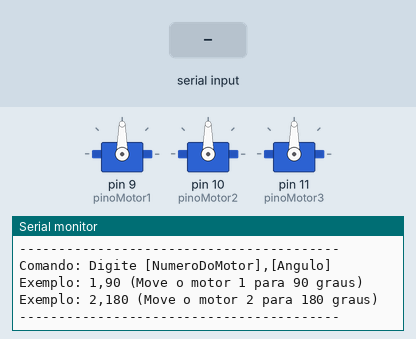
A sketch run on a simulated Arduino Mega 2560, built with avr-gcc and run on an emulated ATmega2560. On the bench: 3 × servo, the last lines printed to the serial monitor. The inputs (shaded band) are chosen by the test bench.

Above: at 1.4 s.
1.5 s: "90,45\n" received over Serial
At 2.1 s:
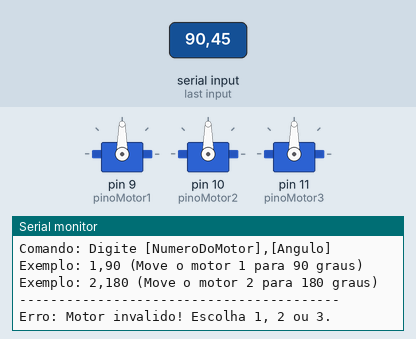
3.0 s: "1,90\n" received over Serial
At 4.4 s:
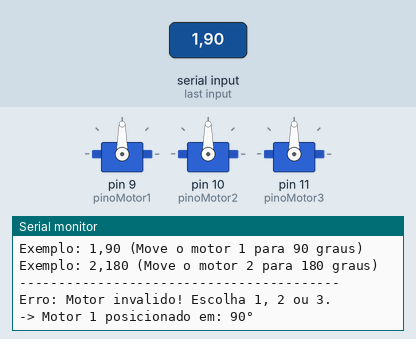

Measured:
- after the input at 1.5 s, the serial monitor: prints a new line at once (image 1)
- after the input at 3.0 s, the serial monitor: prints a new line at once (image 2)

The sketch:

garra.ino
```cpp
#include <Servo.h>

// Cria os objetos para os três motores
Servo motor1;
Servo motor2;
Servo motor3;

// Define os pinos digitais do Arduino Mega conectados ao sinal dos servos
const int pinoMotor1 = 9;
const int pinoMotor2 = 10;
const int pinoMotor3 = 11;
const int INTERVALO_MOVIMENTO_MS = 40;

void moverSuavemente(Servo &motor, int alvo) {
  int atual = motor.read();
  int passo = alvo >= atual ? 1 : -1;

  for (int posicao = atual; posicao != alvo; posicao += passo) {
    motor.write(posicao);
    delay(INTERVALO_MOVIMENTO_MS);
  }
  motor.write(alvo);
}

void setup() {
  Serial.begin(9600);

  // Anexa cada motor ao seu respectivo pino
  motor1.attach(pinoMotor1);
  motor2.attach(pinoMotor2);
  motor3.attach(pinoMotor3);

  Serial.println("CONTROLE DE 3 SERVOS (0 a 180 GRAUS)");
  Serial.println("Arduino Mega 2560");
  Serial.println("-----------------------------------------");
  Serial.println("Comando: Digite [NumeroDoMotor],[Angulo]");
  Serial.println("Exemplo: 1,90 (Move o motor 1 para 90 graus)");
  Serial.println("Exemplo: 2,180 (Move o motor 2 para 180 graus)");
  Serial.println("-----------------------------------------");
}

void loop() {
  if (Serial.available() > 0) {
    // Lê o número do motor escolhido (1, 2 ou 3)
    int numMotor = Serial.parseInt();

    // Lê a vírgula separadora
    if (Serial.read() == ',') {
      int angulo = Serial.parseInt();

      // Valida se o ângulo está entre 0 e 180
      if (angulo >= 0 && angulo <= 180) {

        switch (numMotor) {
          case 1:
            moverSuavemente(motor1, angulo);
            Serial.print("-> Motor 1 posicionado em: ");
            Serial.print(angulo);
            Serial.println("°");
            break;

          case 2:
            moverSuavemente(motor2, angulo);
            Serial.print("-> Motor 2 posicionado em: ");
            Serial.print(angulo);
            Serial.println("°");
            break;

          case 3:
            moverSuavemente(motor3, angulo);
            Serial.print("-> Motor 3 posicionado em: ");
            Serial.print(angulo);
            Serial.println("°");
            break;

          default:
            Serial.println("Erro: Motor invalido! Escolha 1, 2 ou 3.");
            break;
        }

      } else {
        Serial.println("Erro: Angulo invalido! Digite entre 0 e 180.");
      }
    }

    // Limpa o buffer restante da serial
    while (Serial.available() > 0) {
      Serial.read();
    }
  }
}
```
